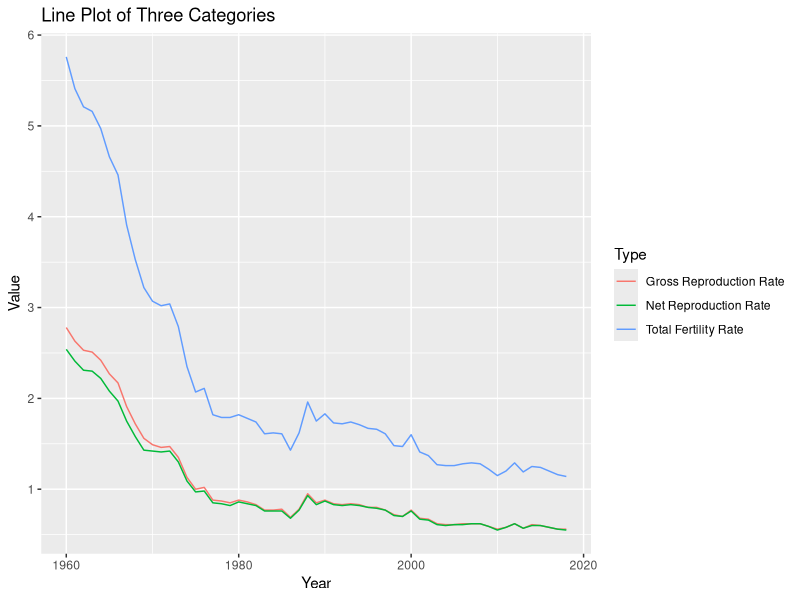
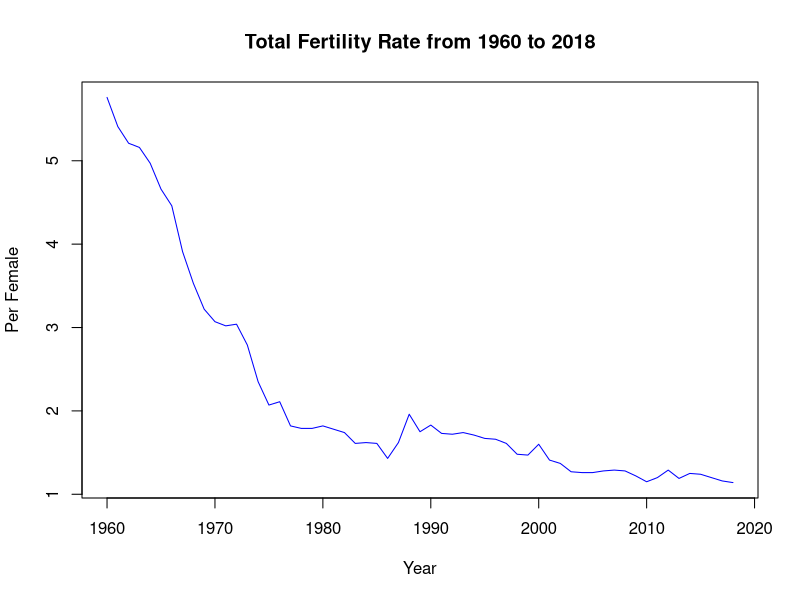

Source code (R) for these figures, in order: (Note: this script raises an error after producing the figures.)
############################
# Code                     #
#    1. EDA                #
#    2. Data Preprocessing #
#    3. AMIRA Model        #
#    4. Forecasting        #
############################

#######
# EDA #
#######

# Read Data
data = read.csv("./data/data.csv")

#install.packages("ggplot2")
library(ggplot2)
ggplot(data, aes(x = year, y = value, group = level_1, color = level_1)) +
  geom_line() +
  labs(title = "Line Plot of Three Categories", x = "Year", y = "Value", color = 'Type')

# Fertility rate
fertilityRate = subset(data, level_1 == "Total Fertility Rate")
fertilityRate = fertilityRate[, c(1,3)]
plot(x = fertilityRate$year, y = fertilityRate$value, type = "l",
     main = "Total Fertility Rate from 1960 to 2018",
     xlab = "Year",
     ylab = "Per Female",
     col = "blue")

# ACF and PACF of raw data
acf(train[, c(2)], main = "ACF (Raw Data)", col = "red")
pacf(train[, c(2)], main = "PACF (Raw Data)", col = "red")

######################
# Data Preprocessing #
######################

# first difference
train_firstDiff = diff(train[, c(2)], difference = 1)
plot(train_firstDiff, type = "l", main = "First difference", ylab = "Differenced", col = "blue")

# log transformation
log_train = log(train$value)
log_train_firstDiff = diff(log_train, difference = 1)
plot(log_train_firstDiff, type = "l", main = "First difference (log)", ylab = "Differenced", col = "blue")

# ACF and PACF of first difference (log)
acf(log_train_firstDiff, main = "ACF (Transformed Data)", col = "red")
pacf(log_train_firstDiff, main = "PACF (Transformed Data)", col = "red")

# check stationarity
#install.packages("tseries")
library(tseries)
adf.test(log_train_firstDiff)

###############
# ARIMA Model #
###############

# Function to search for optimal parameters
searchParamsARIMA <- function(pList, dList, qList, metric, ts){
  bestScore <- 0
  bestParams <- c(0,0,0)
  metric = metric
  for (p in pList){
    for (d in dList){
      for (q in qList){
        params = c(p, d, q)
        model = arima(ts, order = params, include.mean = FALSE, method = "ML")
        # change AIC() for different metrics
        score = metric(model)
        if (score < bestScore) {
          bestScore = score
          bestParams = c(p,d,q)
        }
      }
    }
  }
  msg <- sprintf("Best Params (p, d, q): %d, %d, %d, with score of %0.3f", bestParams[1], bestParams[2], bestParams[3], bestScore)
  print(msg)
}

# search for best parameters
pList = c(0:2)
dList = c(1)
qList = c(0:2)
ts = log_train_firstDiff

# metrics
m = AIC
searchParamsARIMA(pList, dList, qList, metric = m, ts)
m = BIC
searchParamsARIMA(pList, dList, qList, metric = m, ts)

# Model Evaluation
bestModel = arima(log_train_firstDiff, order = c(0,1,1), include.mean = FALSE)

acf(bestModel$residual ,main = "ACF of Residuals", col='red')
pacf(bestModel$residual ,main = "PACF of Residuals", col='red')
tsdiag(bestModel)
checkresiduals(bestModel)
hist(bestModel$residual, main = "Histogram of Residuals", col='orange')
qqnorm(bestModel$residual, main = "Normal Q-Q Plot of Residuals", col='red')

###############
# Forecasting #
###############

# install.packages("forecast")
library(forecast)
forecasts = forecast(bestModel, h = 5)

# Plot forecasts
x1 = fertilityRate$year
y1 = fertilityRate$value

fore0 = exp(tail(log_train_firstDiff, 1) + cumsum(forecasts$mean))
y2 = c(y1[1:length(train$value)], fore0)

fore97.5 = exp(tail(log_train_firstDiff, 1) + cumsum(forecasts$upper[, c(2)]))
fore2.5 = exp(tail(log_train_firstDiff, 1) + cumsum(forecasts$lower[, c(2)]))
y3 = c(y1[1:length(train$value)], fore97.5)
y4 = c(y1[1:length(train$value)], fore2.5)

fore90 = exp(tail(log_train_firstDiff, 1) + cumsum(forecasts$upper[, c(1)]))
fore10 = exp(tail(log_train_firstDiff, 1) + cumsum(forecasts$lower[, c(1)]))
y5 = c(y1[1:length(train$value)], fore90)
y6 = c(y1[1:length(train$value)], fore10)

plot(x1, y2, ylim = c(0,max(y1)), type = "l", col = "red",
     main = "Actual vs Forecasted",
     xlab = "Fertility Rate",
     ylab = "Year")
lines(x1, y3, type = "l", col = "gold")
lines(x1, y4, type = "l", col = "gold")
lines(x1, y5, type = "l", col = "orange")
lines(x1, y6, type = "l", col = "orange")
lines(x1, y1, type = "l", col = "blue")

legend(x = "topright",
       inset = 0.05,
       title = "Legend",
       legend = c("Actual", "Forecast", "80% C.I.", "95% C.I."),
       fill = c("blue", "red", "orange", "gold"))

# plot from 2010 onwards (magnified view)
plot(x1, y2, xlim = c(2010, 2018), ylim = c(0,2), type = "l", col = "red",
     main = "Actual vs Forecasted (Magnified)",
     xlab = "Fertility Rate",
     ylab = "Year")
lines(x1, y3, type = "l", col = "gold")
lines(x1, y4, type = "l", col = "gold")
lines(x1, y5, type = "l", col = "orange")
lines(x1, y6, type = "l", col = "orange")
lines(x1, y1, type = "l", col = "blue")

legend(x = "topleft",
       cex = 0.5,
       inset = 0.05,
       title = "Legend",
       legend = c("Actual", "Forecast", "80% C.I.", "95% C.I."),
       fill = c("blue", "red", "orange", "gold"))
